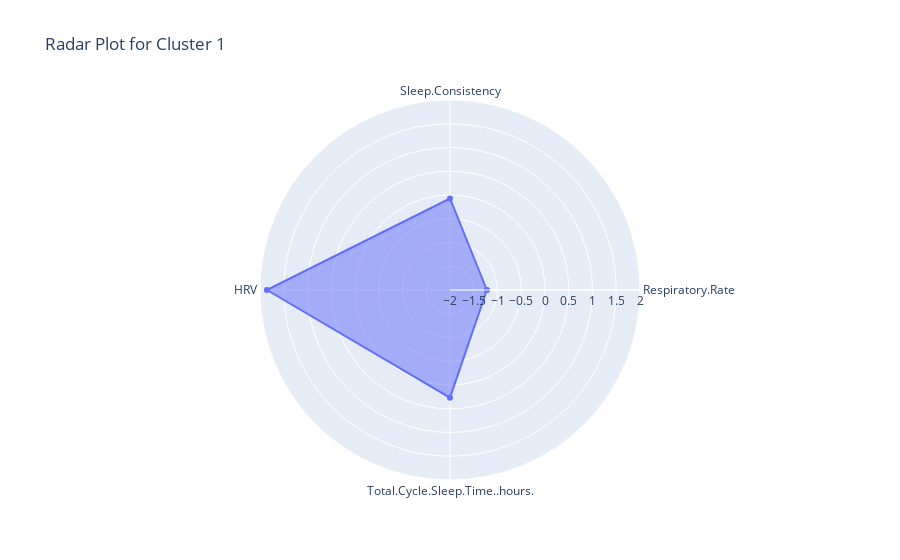
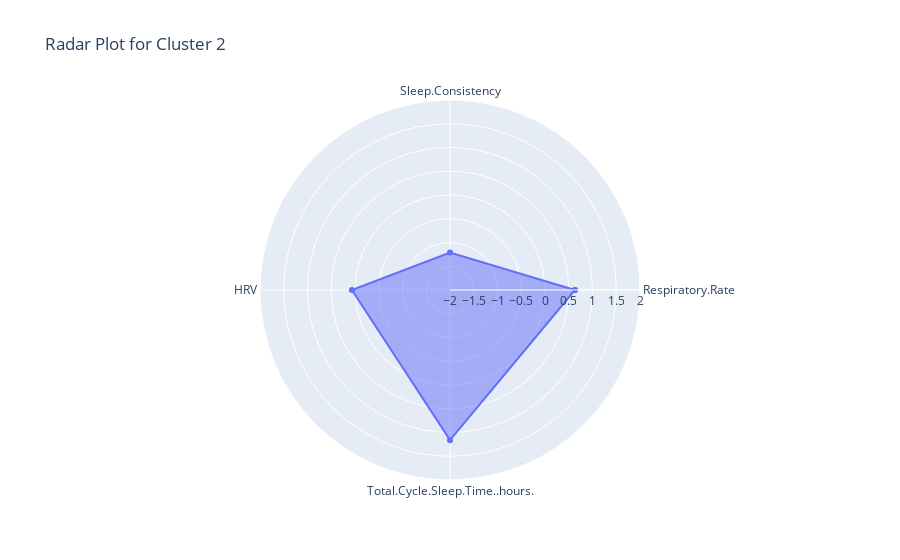
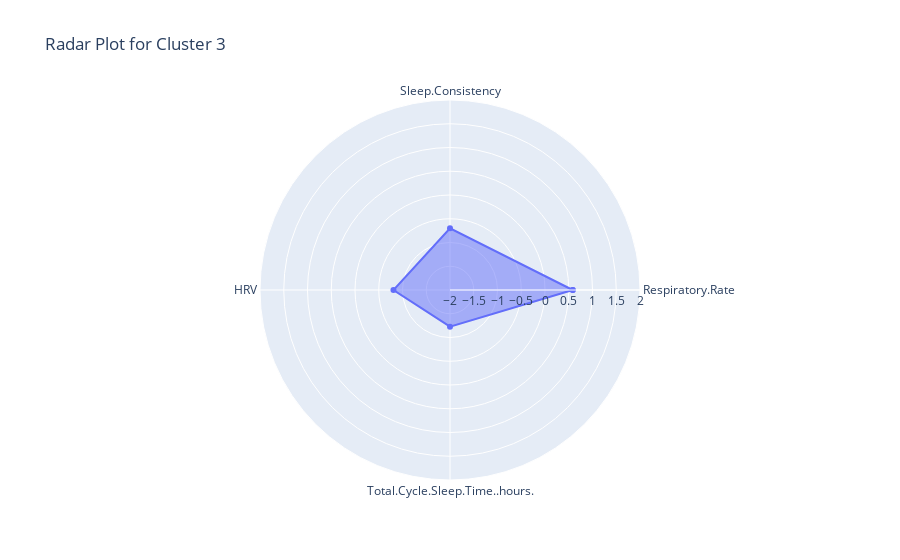
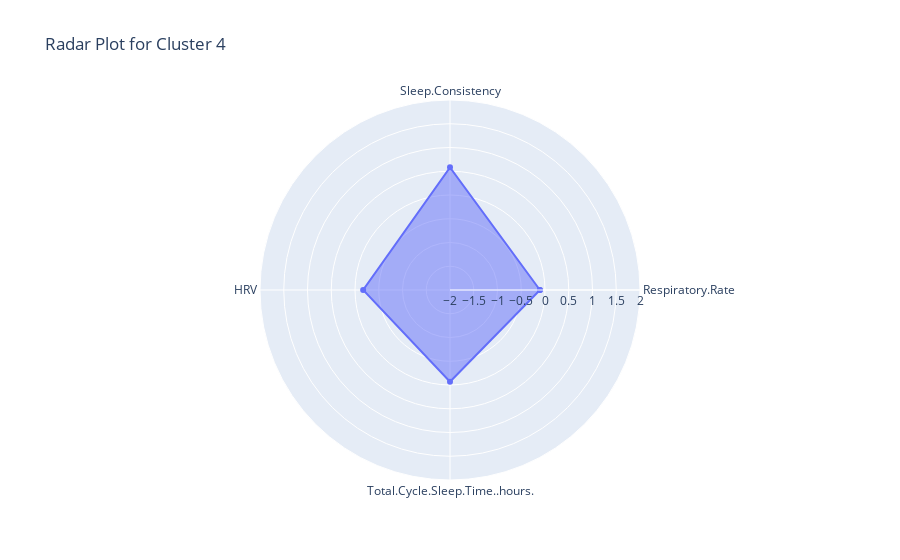

The cell these charts' notebook holds for them, in order:
### Code cell
for cluster_label, row in cluster_means.iterrows():
    values = row.tolist()
    values += values[:1]  # Close the loop

    fig = go.Figure()
    fig.add_trace(go.Scatterpolar(
        r=values,
        theta=features + [features[0]],  # Close loop for axes
        fill='toself',
        name=f'Cluster {cluster_label+1}'
    ))

    fig.update_layout(
        polar=dict(
            radialaxis=dict(visible=True, range=[-2, 2])
        ),
        title=f'Radar Plot for Cluster {cluster_label+1}',
        showlegend=False
    )

    fig.show()

### Figure 1 — Plotly figure (JSON) as saved in the notebook; plotly's stock layout.template omitted (floating-point values rounded to 4 significant figures)
{"data": [{"fill": "toself", "name": "Cluster 1", "r": [-1.224, -0.07371, 1.855, 0.2673, -1.224], "theta": ["Respiratory.Rate", "Sleep.Consistency", "HRV", "Total.Cycle.Sleep.Time..hours.", "Respiratory.Rate"], "type": "scatterpolar"}], "layout": {"polar": {"radialaxis": {"range": [-2, 2], "visible": true}}, "showlegend": false, "title": {"text": "Radar Plot for Cluster 1"}}}

### Figure 2 — Plotly figure (JSON) as saved in the notebook; plotly's stock layout.template omitted (floating-point values rounded to 4 significant figures)
{"data": [{"fill": "toself", "name": "Cluster 2", "r": [0.6299, -1.212, 0.06484, 1.161, 0.6299], "theta": ["Respiratory.Rate", "Sleep.Consistency", "HRV", "Total.Cycle.Sleep.Time..hours.", "Respiratory.Rate"], "type": "scatterpolar"}], "layout": {"polar": {"radialaxis": {"range": [-2, 2], "visible": true}}, "showlegend": false, "title": {"text": "Radar Plot for Cluster 2"}}}

### Figure 3 — Plotly figure (JSON) as saved in the notebook; plotly's stock layout.template omitted (floating-point values rounded to 4 significant figures)
{"data": [{"fill": "toself", "name": "Cluster 3", "r": [0.5836, -0.7, -0.8097, -1.227, 0.5836], "theta": ["Respiratory.Rate", "Sleep.Consistency", "HRV", "Total.Cycle.Sleep.Time..hours.", "Respiratory.Rate"], "type": "scatterpolar"}], "layout": {"polar": {"radialaxis": {"range": [-2, 2], "visible": true}}, "showlegend": false, "title": {"text": "Radar Plot for Cluster 3"}}}

### Figure 4 — Plotly figure (JSON) as saved in the notebook; plotly's stock layout.template omitted (floating-point values rounded to 4 significant figures)
{"data": [{"fill": "toself", "name": "Cluster 4", "r": [-0.1067, 0.5817, -0.1716, -0.0681, -0.1067], "theta": ["Respiratory.Rate", "Sleep.Consistency", "HRV", "Total.Cycle.Sleep.Time..hours.", "Respiratory.Rate"], "type": "scatterpolar"}], "layout": {"polar": {"radialaxis": {"range": [-2, 2], "visible": true}}, "showlegend": false, "title": {"text": "Radar Plot for Cluster 4"}}}
